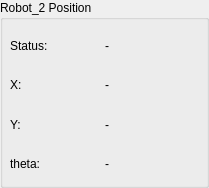
   <widget class="QGroupBox" name="groupBox_robot_2">
    <property name="geometry">
     <rect>
      <x>854</x>
      <y>50</y>
      <width>209</width>
      <height>188</height>
     </rect>
    </property>
    <property name="title">
     <string>Robot_2 Position</string>
    </property>
    <widget class="QWidget" name="verticalLayoutWidget_2">
     <property name="geometry">
      <rect>
       <x>10</x>
       <y>29</y>
       <width>184</width>
       <height>151</height>
      </rect>
     </property>
     <layout class="QVBoxLayout" name="verticalLayout_2">
      <item>
       <layout class="QHBoxLayout" name="horizontalLayout_21">
        <item>
         <widget class="QLabel" name="label_26">
          <property name="text">
           <string>Status:</string>
          </property>
          <property name="alignment">
           <set>Qt::AlignLeading|Qt::AlignLeft|Qt::AlignVCenter</set>
          </property>
         </widget>
        </item>
        <item>
         <widget class="QLabel" name="label_system_status_robot2">
          <property name="text">
           <string>-</string>
          </property>
         </widget>
        </item>
       </layout>
      </item>
      <item>
       <layout class="QHBoxLayout" name="horizontalLayout_7">
        <item>
         <widget class="QLabel" name="label_7">
          <property name="text">
           <string>X:</string>
          </property>
         </widget>
        </item>
        <item>
         <widget class="QLabel" name="label_robot_2_x">
          <property name="text">
           <string>-</string>
          </property>
         </widget>
        </item>
       </layout>
      </item>
      <item>
       <layout class="QHBoxLayout" name="horizontalLayout_8">
        <item>
         <widget class="QLabel" name="label_8">
          <property name="text">
           <string>Y:</string>
          </property>
         </widget>
        </item>
        <item>
         <widget class="QLabel" name="label_robot_2_y">
          <property name="text">
           <string>-</string>
          </property>
         </widget>
        </item>
       </layout>
      </item>
      <item>
       <layout class="QHBoxLayout" name="horizontalLayout_9">
        <item>
         <widget class="QLabel" name="label_9">
          <property name="text">
           <string>theta:</string>
          </property>
         </widget>
        </item>
        <item>
         <widget class="QLabel" name="label_robot_2_z">
          <property name="text">
           <string>-</string>
          </property>
         </widget>
        </item>
       </layout>
      </item>
     </layout>
    </widget>
   </widget>
